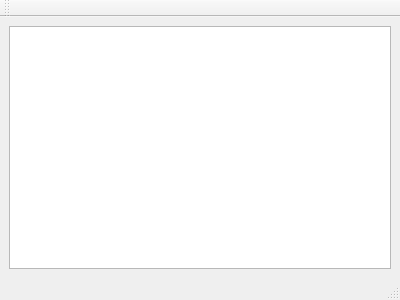
<?xml version="1.0" encoding="UTF-8"?>
<ui version="4.0">
 <class>MainWindow</class>
 <widget class="QMainWindow" name="MainWindow">
  <property name="geometry">
   <rect>
    <x>0</x>
    <y>0</y>
    <width>400</width>
    <height>300</height>
   </rect>
  </property>
  <widget class="QWidget" name="centralwidget">
   <layout class="QVBoxLayout" name="verticalLayout">
    <item>
     <widget class="QTextEdit" name="textEdit"/>
    </item>
   </layout>
  </widget>
  <widget class="QMenuBar" name="menubar">
   <property name="geometry">
    <rect>
     <x>0</x>
     <y>0</y>
     <width>400</width>
     <height>22</height>
    </rect>
   </property>
   <widget class="QMenu" name="menuFile">
    <property name="title">
     <string>파일</string>
    </property>
    <addaction name="actionOpen"/>
   </widget>
  </widget>
  <widget class="QToolBar" name="mainToolBar">
   <attribute name="toolBarArea">
    <enum>TopToolBarArea</enum>
   </attribute>
   <attribute name="toolBarBreak">
    <bool>false</bool>
   </attribute>
  </widget>
  <widget class="QStatusBar" name="statusBar"/>
  <action name="actionOpen">
   <property name="text">
    <string>열기</string>
   </property>
  </action>
 </widget>
 <resources/>
 <connections/>
</ui>
